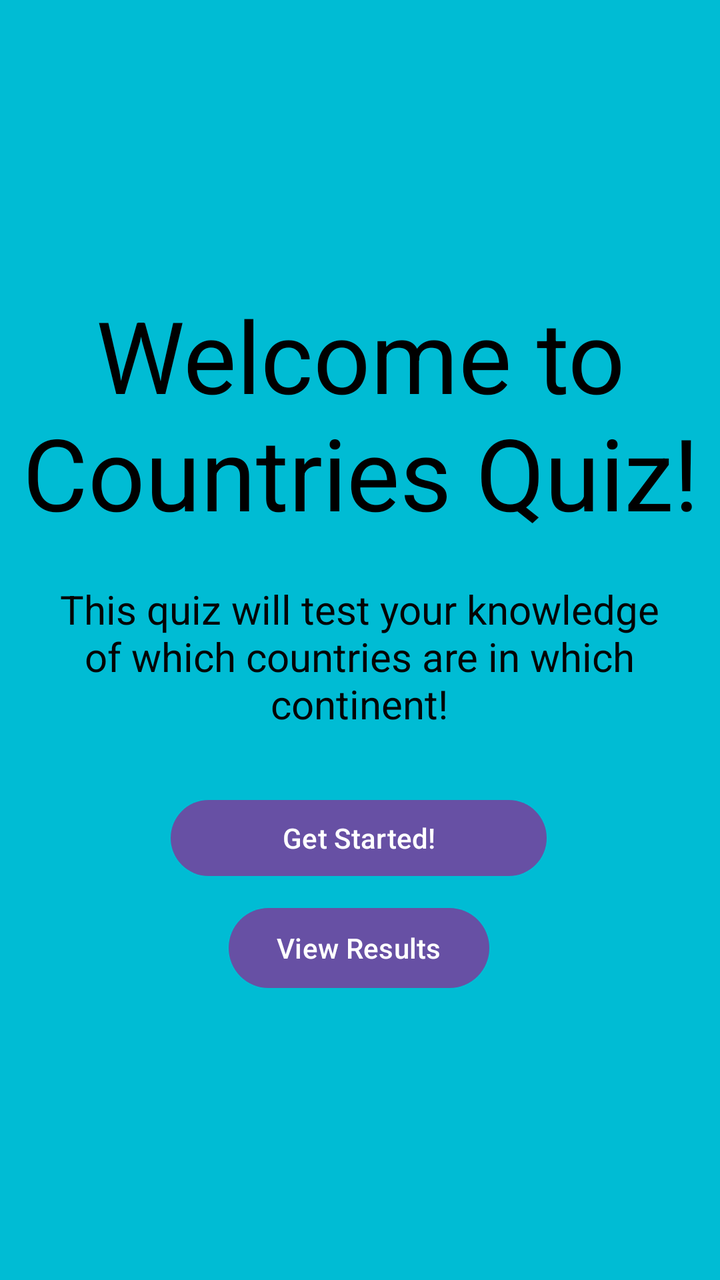
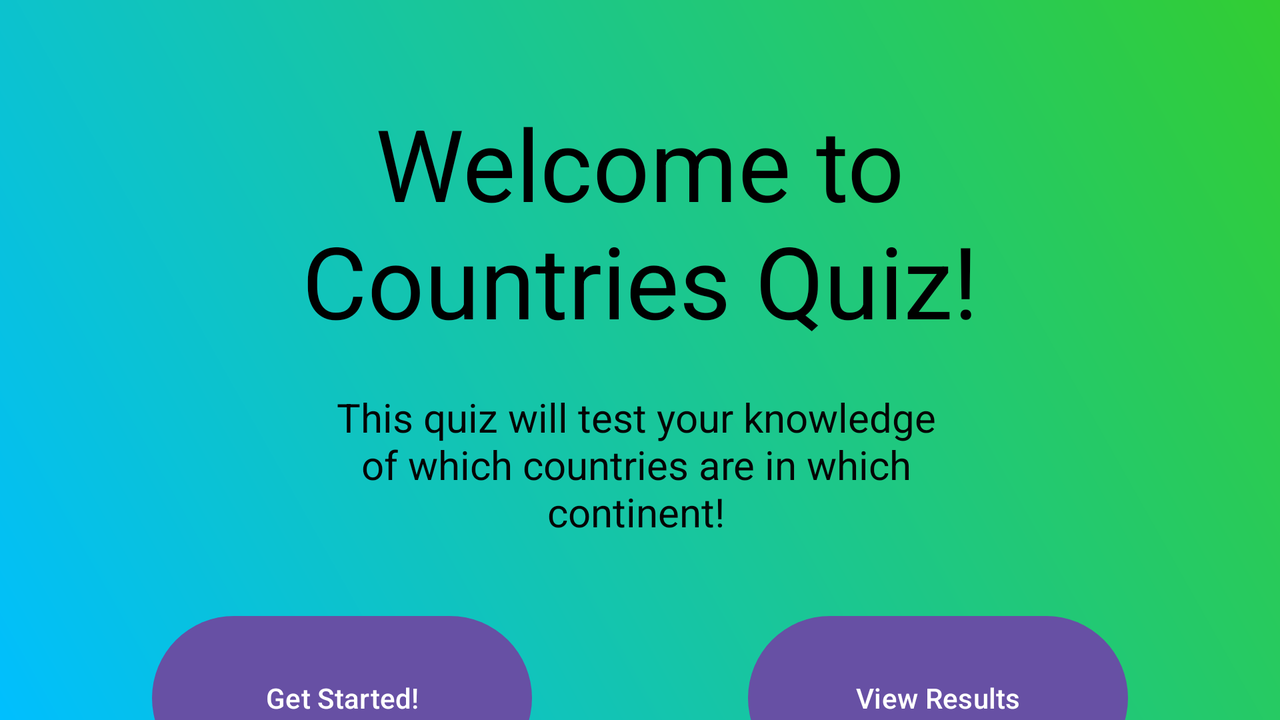

An Android layout and its configuration variant, each rendered on a device that would load it. The default file and the variant file are quoted in full after the pictures.
<!-- AndroidManifest.xml: application theme Theme.WorldQuiz -->
<!-- res/layout/activity_main.xml -->
<?xml version="1.0" encoding="utf-8"?>
<androidx.constraintlayout.widget.ConstraintLayout xmlns:android="http://schemas.android.com/apk/res/android"
    xmlns:app="http://schemas.android.com/apk/res-auto"
    xmlns:tools="http://schemas.android.com/tools"
    android:layout_width="match_parent"
    android:layout_height="match_parent"
    android:background="#00BCD4"
    tools:context=".MainActivity">

    <Button
        android:id="@+id/results_button"
        android:layout_width="wrap_content"
        android:layout_height="wrap_content"
        android:layout_marginTop="8dp"
        android:text="View Results"
        app:layout_constraintEnd_toEndOf="parent"
        app:layout_constraintHorizontal_bias="0.498"
        app:layout_constraintStart_toStartOf="parent"
        app:layout_constraintTop_toBottomOf="@+id/start_button" />

    <TextView
        android:id="@+id/game_description_text"
        android:layout_width="324dp"
        android:layout_height="77dp"
        android:layout_marginTop="20dp"
        android:text="This quiz will test your knowledge of which countries are in which continent!"
        android:textAlignment="center"
        android:textColor="#040404"
        android:textSize="20sp"
        app:layout_constraintEnd_toEndOf="parent"
        app:layout_constraintHorizontal_bias="0.494"
        app:layout_constraintStart_toStartOf="parent"
        app:layout_constraintTop_toBottomOf="@+id/title_text" />

    <TextView
        android:id="@+id/title_text"
        android:layout_width="369dp"
        android:layout_height="127dp"
        android:layout_marginTop="144dp"
        android:text="Welcome to Countries Quiz!"
        android:textAlignment="center"
        android:textColor="#000000"
        android:textSize="50sp"
        app:layout_constraintEnd_toEndOf="parent"
        app:layout_constraintStart_toStartOf="parent"
        app:layout_constraintTop_toTopOf="parent" />

    <Button
        android:id="@+id/start_button"
        android:layout_width="188dp"
        android:layout_height="46dp"
        android:layout_marginTop="28dp"
        android:text="Get Started!"
        app:layout_constraintEnd_toEndOf="parent"
        app:layout_constraintHorizontal_bias="0.497"
        app:layout_constraintStart_toStartOf="parent"
        app:layout_constraintTop_toBottomOf="@+id/game_description_text" />

</androidx.constraintlayout.widget.ConstraintLayout>
<!-- resources referenced by this layout -->
<resources>
  <style name="Theme.WorldQuiz" parent="Base.Theme.WorldQuiz" />
  <style name="Base.Theme.WorldQuiz" parent="Theme.Material3.DayNight.NoActionBar">
          
          
      </style>
</resources>
<!-- res/layout-land/activity_main.xml (the repository's variant of the layout above) -->
<!-- drawn on the phone turned sideways -->
<?xml version="1.0" encoding="utf-8"?>
<androidx.constraintlayout.widget.ConstraintLayout xmlns:android="http://schemas.android.com/apk/res/android"
    xmlns:app="http://schemas.android.com/apk/res-auto"
    xmlns:tools="http://schemas.android.com/tools"
    android:layout_width="match_parent"
    android:layout_height="match_parent"
    android:background="@drawable/background_gradient"
    tools:context=".MainActivity">

    <Button
        android:id="@+id/results_button"
        android:layout_width="190dp"
        android:layout_height="90dp"
        android:layout_marginStart="32dp"
        android:layout_marginTop="32dp"
        android:text="View Results"
        app:layout_constraintEnd_toEndOf="parent"
        app:layout_constraintHorizontal_bias="0.134"
        app:layout_constraintStart_toEndOf="@+id/start_button"
        app:layout_constraintTop_toBottomOf="@+id/game_description_text" />

    <TextView
        android:id="@+id/game_description_text"
        android:layout_width="324dp"
        android:layout_height="77dp"
        android:layout_marginTop="20dp"
        android:text="This quiz will test your knowledge of which countries are in which continent!"
        android:textAlignment="center"
        android:textColor="#040404"
        android:textSize="20sp"
        app:layout_constraintEnd_toEndOf="parent"
        app:layout_constraintHorizontal_bias="0.494"
        app:layout_constraintStart_toStartOf="parent"
        app:layout_constraintTop_toBottomOf="@+id/title_text" />

    <TextView
        android:id="@+id/title_text"
        android:layout_width="369dp"
        android:layout_height="127dp"
        android:layout_marginTop="48dp"
        android:text="Welcome to Countries Quiz!"
        android:textAlignment="center"
        android:textColor="#000000"
        android:textSize="50sp"
        app:layout_constraintEnd_toEndOf="parent"
        app:layout_constraintStart_toStartOf="parent"
        app:layout_constraintTop_toTopOf="parent" />

    <Button
        android:id="@+id/start_button"
        android:layout_width="190dp"
        android:layout_height="90dp"
        android:layout_marginTop="32dp"
        android:text="Get Started!"
        app:layout_constraintEnd_toStartOf="@+id/results_button"
        app:layout_constraintHorizontal_bias="0.343"
        app:layout_constraintStart_toStartOf="parent"
        app:layout_constraintTop_toBottomOf="@+id/game_description_text" />

</androidx.constraintlayout.widget.ConstraintLayout>
<!-- resources referenced by the variant -->
<!-- as the phone turned sideways resolves them -->
<resources>
  <!-- drawable background_gradient (drawable) -->
  <?xml version="1.0" encoding="utf-8"?>
  
  <layer-list xmlns:android="http://schemas.android.com/apk/res/android">
      <item>
          <shape android:shape="rectangle">
              <gradient
                  android:angle="45"
                  android:startColor="#00BFFF"
              android:endColor="#32CD32"
              android:type="linear" />
          </shape>
      </item>
  </layer-list>
  <style name="Theme.WorldQuiz" parent="Base.Theme.WorldQuiz" />
  <style name="Base.Theme.WorldQuiz" parent="Theme.Material3.DayNight.NoActionBar">
          
          
      </style>
</resources>
